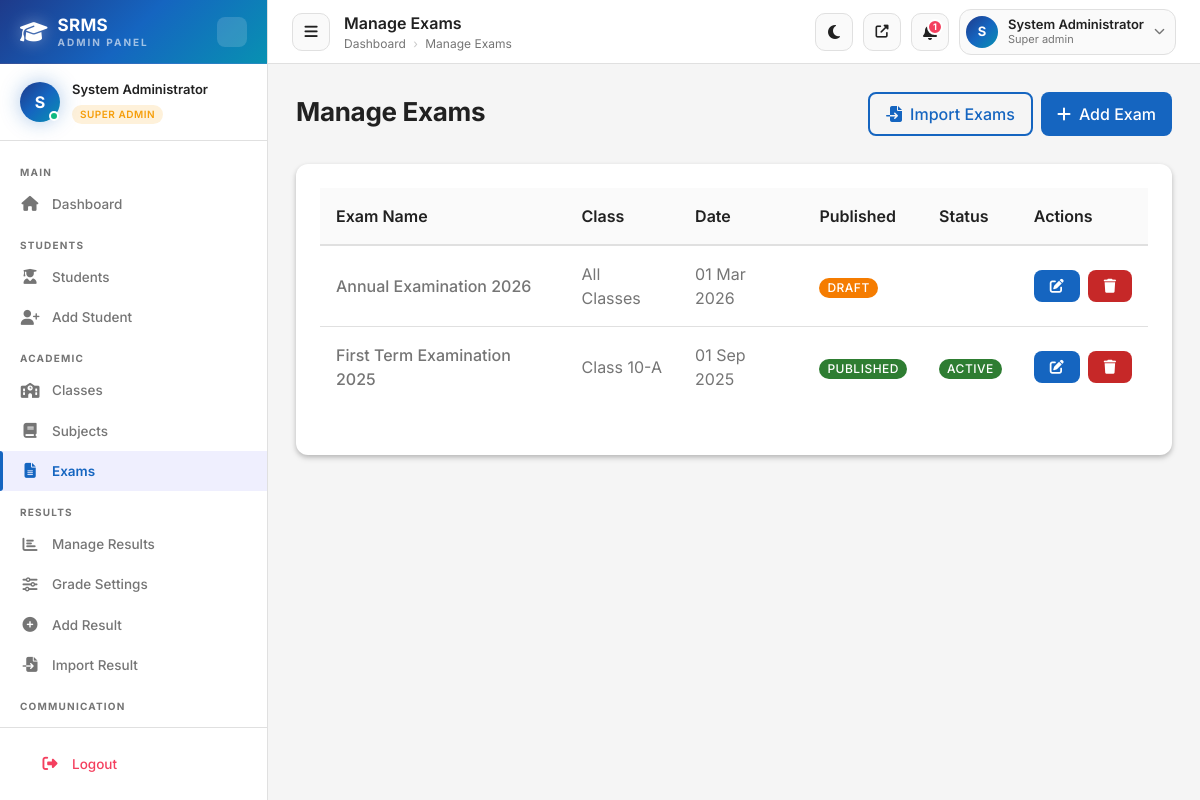
/admin/exams.php (signed in), run on the app's committed database.
### tables this page shows
CREATE TABLE `exams` (
  `id` int(11) NOT NULL AUTO_INCREMENT,
  `exam_name` varchar(100) NOT NULL,
  `exam_type` enum('midterm','final','unit_test','annual') DEFAULT 'midterm',
  `academic_year` varchar(20) DEFAULT NULL,
  `exam_date` date DEFAULT NULL,
  `class_id` int(11) DEFAULT NULL,
  `is_published` tinyint(1) DEFAULT 0,
  `start_date` date DEFAULT NULL,
  `end_date` date DEFAULT NULL,
  `status` enum('active','inactive','scheduled','ongoing','completed','cancelled') DEFAULT 'active',
  `created_at` timestamp NOT NULL DEFAULT current_timestamp(),
  `updated_at` timestamp NOT NULL DEFAULT current_timestamp() ON UPDATE current_timestamp(),
  PRIMARY KEY (`id`),
  KEY `idx_status` (`status`),
  KEY `idx_academic_year` (`academic_year`),
  KEY `idx_class_id` (`class_id`)
);

CREATE TABLE `classes` (
  `id` int(11) NOT NULL AUTO_INCREMENT,
  `name` varchar(50) NOT NULL,
  `section` varchar(10) DEFAULT NULL,
  `description` text DEFAULT NULL,
  `academic_year` varchar(20) DEFAULT NULL,
  `status` enum('active','inactive') DEFAULT 'active',
  `created_at` timestamp NOT NULL DEFAULT current_timestamp(),
  `updated_at` timestamp NOT NULL DEFAULT current_timestamp() ON UPDATE current_timestamp(),
  PRIMARY KEY (`id`),
  UNIQUE KEY `name` (`name`),
  KEY `idx_status` (`status`),
  KEY `idx_academic_year` (`academic_year`)
);

### includes/auth.php (called while the page is built, shortened)
<?php
function isAdminLoggedIn() {
    return isset($_SESSION['admin_id']) && !empty($_SESSION['admin_id']);
}
function getCurrentAdmin($conn) {
    $sql = "SELECT * FROM admin_users WHERE id = ? AND status = 'active'";
    return getRow($conn, $sql, [$_SESSION['admin_id']]);
}
function canPerformAction($action, $resource) {
    $role = $_SESSION['admin_role'] ?? '';
    if ($role === 'super_admin') {
        return true;
    }
    $permissions = [
        'admin' => [
            'students' => ['create', 'read', 'update', 'delete'],
            'classes' => ['create', 'read', 'update', 'delete'],
            'subjects' => ['create', 'read', 'update', 'delete'],
            'exams' => ['create', 'read', 'update', 'delete'],
            'results' => ['create', 'read', 'update', 'delete'],
            'notices' => ['create', 'read', 'update', 'delete'],
            'faqs' => ['create', 'read', 'update', 'delete'],
            'tickets' => ['read', 'update'],
            'settings' => ['read'],
        ],
        'teacher' => [
            'students' => ['read'],
            'classes' => ['read'],
            'subjects' => ['read'],
            'exams' => ['read'],
            'results' => ['create', 'read', 'update'],
            'notices' => ['read'],
            'faqs' => ['read'],
            'tickets' => ['create', 'read'],
            'settings' => [],
        ],
    ];
    return in_array($action, $permissions[$role][$resource]);
}

### includes/security.php (called while the page is built, shortened)
<?php
function escape($string) {
    return htmlspecialchars($string ?? '', ENT_QUOTES, 'UTF-8');
}
function prepareAndExecute($conn, $sql, $params = [], $types = '') {
    try {
        $stmt = $conn->prepare($sql);
        if (!empty($params)) {
            if (empty($types)) {
                $types = str_repeat('s', count($params));
            }
            $stmt->bind_param($types, ...$params);
        }
        if (!$stmt->execute()) {
            error_log("SQL Execute Error: " . $stmt->error);
            return false;
        }
        return $stmt;
    } catch (mysqli_sql_exception $e) {
        error_log("MySQLi Exception: " . $e->getMessage());
        return false;
    } catch (Exception $e) {
        error_log("SQL General Error: " . $e->getMessage());
        return false;
    }
}

### includes/functions.php (called while the page is built, shortened)
<?php
function formatDate($date, $format = 'd M Y') {
    return date($format, strtotime($date));
}
function getRow($conn, $sql, $params = [], $types = '') {
    $stmt = prepareAndExecute($conn, $sql, $params, $types);
    $result = $stmt->get_result();
    $row = $result->fetch_assoc();
    return $row;
}
function getRows($conn, $sql, $params = [], $types = '') {
    $stmt = prepareAndExecute($conn, $sql, $params, $types);
    $result = $stmt->get_result();
    $rows = [];
    while ($row = $result->fetch_assoc()) {
        $rows[] = $row;
    }
    return $rows;
}
function getValue($conn, $sql, $params = [], $types = '') {
    $row = getRow($conn, $sql, $params, $types);
    return $row ? reset($row) : null;
}

### admin/exams.php (the view, shortened to what this page needs)
<?php
$page_title = 'Manage Exams';
require_once '../includes/auth.php';
require_once 'header.php';
$exams_sql = "SELECT e.*, c.name as class_name FROM exams e
              LEFT JOIN classes c ON e.class_id = c.id
              ORDER BY e.exam_date DESC";
$exams = getRows($conn, $exams_sql);
?>
<div class="page-header">
    <div class="flex justify-between items-center">
        <h1 class="page-title">Manage Exams</h1>
        <?php if (canPerformAction('create', 'exams')): ?>
        <div class="flex gap-sm">
            <a href="import-exams.php" class="btn btn-outlined">
                <i class="fas fa-file-import"></i> Import Exams
            </a>
            <button onclick="showAddModal()" class="btn btn-primary">
                <i class="fas fa-plus"></i> Add Exam
            </button>
        </div>
        <?php endif; ?>
    </div>
</div>
<div class="card">
    <div class="table-responsive">
        <table class="table">
            <thead>
                <tr>
                    <th>Exam Name</th>
                    <th>Class</th>
                    <th>Date</th>
                    <th>Published</th>
                    <th>Status</th>
                    <th>Actions</th>
                </tr>
            </thead>
            <tbody>
                <?php foreach ($exams as $exam): ?>
                <tr>
                    <td class="font-medium"><?php echo escape($exam['exam_name']); ?></td>
                    <td><?php echo escape($exam['class_name'] ?? 'All Classes'); ?></td>
                    <td><?php echo formatDate($exam['exam_date']); ?></td>
                    <td>
                        <span class="badge badge-<?php echo $exam['is_published'] ? 'success' : 'warning'; ?>">
                            <?php echo $exam['is_published'] ? 'Published' : 'Draft'; ?>
                        </span>
                    </td>
                    <td>
                        <span class="badge badge-<?php echo $exam['status'] === 'active' ? 'success' : 'secondary'; ?>">
                            <?php echo ucfirst($exam['status']); ?>
                        </span>
                    </td>
                    <td>
                        <div class="flex gap-sm">
                            <?php if (canPerformAction('update', 'exams')): ?>
                            <button onclick='editExam(<?php echo htmlspecialchars(json_encode($exam), ENT_QUOTES); ?>)' class="btn btn-sm btn-primary">
                                <i class="fas fa-edit"></i>
                            </button>
                            <?php endif; ?>
                            <?php if (canPerformAction('delete', 'exams')): ?>
                            <button onclick="confirmDelete(<?php echo $exam['id']; ?>, '<?php echo escape($exam['exam_name']); ?>')" class="btn btn-sm btn-error">
                                <i class="fas fa-trash"></i>
                            </button>
                            <?php endif; ?>
                        </div>
                    </td>
                </tr>
                <?php endforeach; ?>
            </tbody>
        </table>
    </div>
</div>
<?php
require_once 'footer.php';
?>

### admin/header.php (shortened to what this page needs)
<?php
require_once __DIR__ . '/../includes/auth.php';
$current_admin = getCurrentAdmin($conn);
$open_tickets = 0;
$unpublished_notices = 0;
try { $open_tickets = (int)getValue($conn, "SELECT COUNT(*) FROM support_tickets WHERE status='open'"); } catch(Exception $e){}
try { $unpublished_notices = (int)getValue($conn, "SELECT COUNT(*) FROM notices WHERE is_published=0"); } catch(Exception $e){}
$notif_count = $open_tickets + $unpublished_notices;
$role_class = 'role-' . ($current_admin['role'] ?? 'viewer');
$role_label = ucfirst(str_replace('_', ' ', $current_admin['role'] ?? 'Staff'));
$current_page = basename($_SERVER['PHP_SELF']);
function navLink($href, $icon, $label, $current): string {
    $active = $current === $href ? 'active' : '';
    return sprintf(
        '<a href="%s" class="nav-link %s" data-label="%s">
            <i class="fas fa-%s nav-icon"></i>
            <span class="sidebar-label">%s</span>
         </a>',
        $href, $active, htmlspecialchars($label, ENT_QUOTES),
        $icon, htmlspecialchars($label, ENT_QUOTES)
    );
}
?>
<!DOCTYPE html>
<html lang="en" data-theme="light">
<head>
    <link rel="stylesheet" href="https://cdnjs.cloudflare.com/ajax/libs/font-awesome/6.5.1/css/all.min.css">
    <link rel="stylesheet" href="../css/variables.css">
    <link rel="stylesheet" href="../css/reset.css">
    <link rel="stylesheet" href="../css/components.css">
    <link rel="stylesheet" href="../css/layout.css">
    <link rel="stylesheet" href="../css/animations.css">
    <link rel="stylesheet" href="../css/admin-premium.css">
</head>
<body>
<div class="admin-layout" id="adminLayout">
    <aside class="admin-sidebar" id="adminSidebar">
        <div class="sidebar-header">
            <a href="dashboard.php" class="sidebar-brand">
                <i class="fas fa-graduation-cap"></i>
                <span class="sidebar-brand-text">
                    <span style="display:block;">SRMS</span>
                    <span class="sidebar-brand-sub">Admin Panel</span>
                </span>
            </a>
            <button class="sidebar-collapse-btn" id="sidebarCollapseBtn" title="Collapse sidebar">
            </button>
        </div>
        <div class="sidebar-profile">
            <div class="sidebar-profile-avatar">
                <?php echo strtoupper(substr($current_admin['full_name'], 0, 1)); ?>
            </div>
            <div class="sidebar-profile-info">
                <div class="sidebar-profile-name"><?php echo escape($current_admin['full_name']); ?></div>
                <span class="role-badge <?php echo $role_class; ?>"><?php echo $role_label; ?></span>
            </div>
        </div>
        <nav class="sidebar-nav" id="sidebarNav">
            <div class="sidebar-section-title">Main</div>
            <?php echo navLink('dashboard.php', 'home', 'Dashboard', $current_page); ?>
            <?php if (canPerformAction('read', 'students')): ?>
            <div class="sidebar-section-title">Students</div>
            <?php echo navLink('students.php',    'user-graduate', 'Students',    $current_page); ?>
            <?php if (canPerformAction('create', 'students')): ?>
            <?php echo navLink('add-student.php', 'user-plus',     'Add Student', $current_page); ?>
            <?php endif; ?>
            <?php endif; ?>
            <?php if (canPerformAction('read', 'classes')): ?>
            <div class="sidebar-section-title">Academic</div>
            <?php echo navLink('classes.php',  'school',   'Classes',  $current_page); ?>
            <?php echo navLink('subjects.php', 'book',     'Subjects', $current_page); ?>
            <?php echo navLink('exams.php',    'file-alt', 'Exams',    $current_page); ?>
            <?php endif; ?>
            <?php if (canPerformAction('read', 'results')): ?>
            <div class="sidebar-section-title">Results</div>
            <?php echo navLink('results.php',    'chart-bar',    'Manage Results', $current_page); ?>
            <?php echo navLink('grade-settings.php', 'sliders-h', 'Grade Settings', $current_page); ?>
            <?php if (canPerformAction('create', 'results')): ?>
            <?php echo navLink('add-result.php', 'plus-circle', 'Add Result',     $current_page); ?>
            <?php echo navLink('import-results.php', 'file-import', 'Import Result', $current_page); ?>
            <?php endif; ?>
            <?php endif; ?>
            <?php if (canPerformAction('read', 'notices')): ?>
            <div class="sidebar-section-title">Communication</div>
            <?php echo navLink('notices.php', 'bell',            'Notices',         $current_page); ?>
            <?php endif; ?>
        </nav>
        <div style="padding:16px 20px;border-top:1px solid var(--color-border);flex-shrink:0;">
            <a href="logout.php" class="nav-link" data-label="Logout" style="color:var(--premium-rose,#f43f5e);">
                <i class="fas fa-sign-out-alt nav-icon"></i>
                <span class="sidebar-label">Logout</span>
            </a>
        </div>
    </aside>
    <main class="admin-main" id="adminMain">
        <div class="admin-topbar">
            <div class="topbar-left">
                <button class="sidebar-toggle-btn" id="mobileSidebarToggle" title="Open menu">
                    <i class="fas fa-bars"></i>
                </button>
                <div>
                    <div class="topbar-page-title"><?php echo $page_title ?? 'Admin Panel'; ?></div>
                    <div class="topbar-breadcrumb">
                        <a href="dashboard.php" style="color:var(--color-text-secondary);text-decoration:none;">Dashboard</a>
                        <?php if (($page_title ?? '') !== 'Dashboard'): ?>
                        <span style="margin:0 4px;opacity:.4;">›</span>
                        <span><?php echo $page_title ?? ''; ?></span>
                        <?php endif; ?>
                    </div>
                </div>
            </div>
            <div class="topbar-right">
                <button class="theme-toggle-btn" id="themeToggle" title="Toggle dark mode">
                    <i class="fas fa-moon" id="themeIcon"></i>
                </button>
                <a href="../index.php" target="_blank" class="sidebar-toggle-btn" title="View site" style="text-decoration:none;">
                    <i class="fas fa-external-link-alt" style="font-size:13px;"></i>
                </a>
                <div style="position:relative;">
                    <button class="notif-btn" id="notifBtn" title="Notifications">
                        <?php if ($notif_count > 0): ?>
                        <span class="notif-badge"><?php echo min($notif_count, 9); ?><?php echo $notif_count > 9 ? '+' : ''; ?></span>
                        <?php endif; ?>
                    </button>
                </div>
                <div class="dropdown" id="adminChipDropdown">
                    <div class="admin-user-chip dropdown-toggle" data-dropdown-toggle>
                        <div class="admin-avatar-sm">
                            <?php echo strtoupper(substr($current_admin['full_name'], 0, 1)); ?>
                        </div>
                        <div style="line-height:1.2;">
                            <div style="font-size:13px;font-weight:600;color:var(--color-text-primary);"><?php echo escape($current_admin['full_name']); ?></div>
                            <div style="font-size:11px;color:var(--color-text-secondary);"><?php echo $role_label; ?></div>
                        </div>
                        <i class="fas fa-chevron-down" style="font-size:11px;color:var(--color-text-secondary);"></i>
                    </div>
                </div>
            </div>
        </div>
        <div class="admin-content">

### data on the page
exams: exam_name "Annual Examination 2026", class_name "All Classes", exam_date "01 Mar 2026", is_published "DRAFT"
exams: exam_name "First Term Examination 2025", classes.name "Class 10-A", exam_date "01 Sep 2025", is_published "PUBLISHED", status "ACTIVE"

### other printed values
substr($current_admin['full_name'], 0, 1) "S"
$current_admin['full_name'] "System Administrator"
$role_label "SUPER ADMIN"
$label "Dashboard Students Add Student Classes Subjects Exams Manage Results Grade Settings Add Result Import Result"
$page_title "Manage Exams"
min($notif_count, 9) "1"
$role_label "Super admin"
